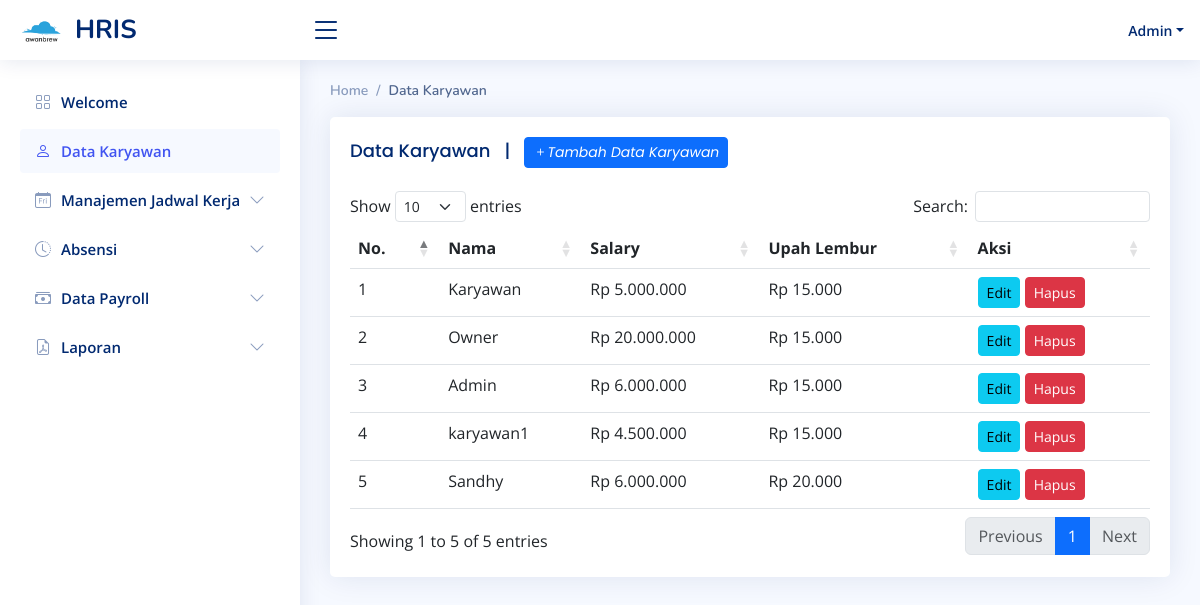
Page /index.php?page=data_karyawan (signed in) on the committed database.
### tables this page shows
CREATE TABLE `tb_user` (
  `id` int(11) NOT NULL,
  `name` varchar(255) NOT NULL,
  `password` varchar(255) NOT NULL,
  `role` varchar(255) DEFAULT NULL,
  `salary` varchar(255) DEFAULT NULL,
  `upah_lembur` varchar(255) DEFAULT NULL
);

### pages/data_karyawan/data_karyawan.php (the view, shortened to what this page needs)
<?php
include 'koneksi.php';
?>
<div class="pagetitle">
    <nav>
        <ol class="breadcrumb">
            <li class="breadcrumb-item">Home</li>
            <li class="breadcrumb-item active">Data Karyawan</li>
        </ol>
    </nav>
</div>
<section class="section">
    <div class="row">
        <div class="col-lg-12">
            <div class="card">
                <div class="card-body">
                    <h5 class="card-title">
                        Data Karyawan
                        &nbsp; | &nbsp;
                        <a href="index.php?page=tambah_data_karyawan" class="btn btn-primary btn-sm"><i class="bi bi-plus">Tambah Data Karyawan</i></a>
                    </h5>
                    <table class="table" id="datatable">
                        <thead>
                            <tr>
                                <th>No.</th>
                                <th>Nama</th>
                                <th>Salary</th>
                                <th>Upah Lembur</th>
                                <th>Aksi</th>
                            </tr>
                        </thead>
                        <tbody>
                            <?php
                            $no = 1;
                            $sql = $conn->query(" SELECT * FROM tb_user ");
                            while ($data = $sql->fetch_assoc()) {
                            ?>
                                <tr>
                                    <td><?php echo $no++; ?></td>
                                    <td><?php echo $data["name"] ?></td>
                                    <td><?php echo "Rp " . number_format($data["salary"], 0, ',', '.'); ?></td>
                                    <td><?php echo "Rp " . number_format($data["upah_lembur"], 0, ',', '.'); ?></td>
                                     <td>
                                        <form action="index.php?page=ubah_data_karyawan" method="POST" style="display:inline;">
                                            <button type="submit" class="btn btn-info btn-sm"><i class="fa fa-edit"></i> Edit</button>
                                        </form>
                                        <a onclick="return confirm('Ingin Menghapus data ?')" href="index.php?page=hapus_data_karyawan&id_karyawan=<?php echo $data['id'] ?>" class="btn btn-danger btn-sm"><i class="fa fa-trash"></i> Hapus</a>
                                    </td>
                                </tr>
                            <?php } ?>
                        </tbody>
                    </table>
                </div>
            </div>
        </div>
    </div>
</section>

### assets/css/style.css (style rules this page uses)
:root { scroll-behavior: smooth; }
body { font-family: "Open Sans", sans-serif; background: #f6f9ff; color: #444444; }
a { color: #4154f1; text-decoration: none; }
h1, h2, h3, h4, h5, h6 { font-family: "Nunito", sans-serif; }
.pagetitle { margin-bottom: 10px; }
.card { margin-bottom: 30px; border: none; border-radius: 5px; box-shadow: 0px 0 30px rgba(1, 41, 112, 0.1); }
.card-title { padding: 20px 0 15px 0; font-size: 18px; font-weight: 500; color: #012970; font-family: "Poppins", sans-serif; }
.card-body { padding: 0 20px 20px 20px; }
.breadcrumb { font-size: 14px; font-family: "Nunito", sans-serif; color: #899bbd; font-weight: 600; }
.breadcrumb .breadcrumb-item::before { color: #899bbd; }
.breadcrumb .active { color: #51678f; font-weight: 600; }

### rows in the picture
tb_user: name "Karyawan", salary "5.000.000", upah_lembur "15.000"
tb_user: name "Owner", salary "20.000.000", upah_lembur "15.000"
tb_user: name "Admin", salary "6.000.000", upah_lembur "15.000"
tb_user: name "karyawan1", salary "4.500.000", upah_lembur "15.000"
tb_user: name "Sandhy", salary "6.000.000", upah_lembur "20.000"

### other values in the picture
$username "Admin"
